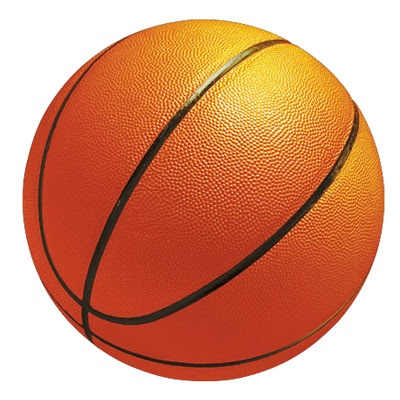
#> input picture Images/1/1.jpg, 400 x 400 px
$ python main.py   (Python 2 division)
#> lines starting #> are read from the running program, lines starting #| are printed output that depends on the picture
### modelSvm.py
import cv2
import csv
import numpy
import os
import sys
from quant import quantization
from getKeyPointFeatures import getKeyPointFeatures
from training import train
from prediction import predict
from sklearn.decomposition import PCA
from sklearn import preprocessing
from postProcessor import postProcess

def modelSvm(trainingImagePath,k):
#> called with trainingImagePath = './Images/1/1.jpg', k = 5
	t1 = cv2.getTickCount()
	trainingImage = cv2.imread(trainingImagePath)
#> trainingImage is the input picture: shape (400, 400, 3); mean B, G, R 117.6, 148.4, 214.3
	trainingImage = cv2.cvtColor(trainingImage,cv2.COLOR_BGR2LAB)
#> trainingImage: shape (400, 400, 3); mean of channels 0, 1, 2 174, 151.9, 157.5
	m,n,_ = trainingImage.shape
#> m = 400; n = 400
	print "Color Quantization : "
	#Preprocessing variable from image
	l = trainingImage[:,:,0]
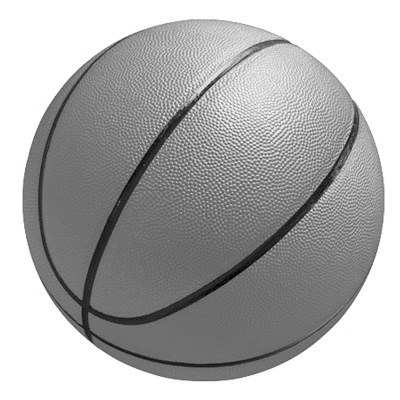
#> l: shape (400, 400); min 1, max 255, mean 174
	a = trainingImage[:,:,1]
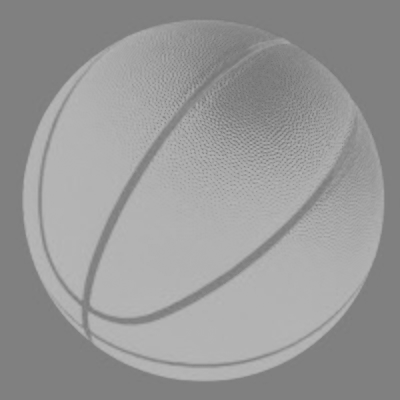
#> a: shape (400, 400); min 114, max 185, mean 151.9
	b = trainingImage[:,:,2]
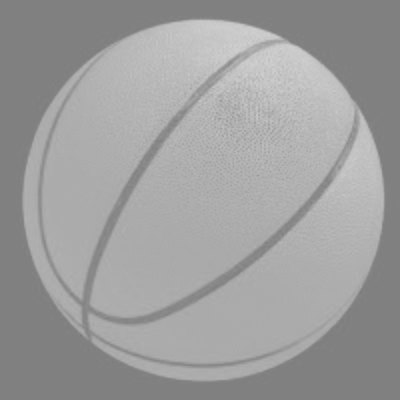
#> b: shape (400, 400); min 124, max 208, mean 157.5

	scaler = preprocessing.MinMaxScaler()
	pca = PCA(32)

	qab,centroid = quantization(a,b,k)
	print centroid
	# with open('./../temp/'+testCaseNumber+'/centroids', 'w') as csvfile:
	# 	writer = csv.writer(csvfile)
	# 	[writer.writerow(r) for r in centroid]

	t2 = cv2.getTickCount()
	t = (t2 - t1)/cv2.getTickFrequency()
	print "Time for quantization : ",t," seconds"

	print "Feature extraction : "
	feat,classes = getKeyPointFeatures(l,qab)
	print "Length of feature descriptor before PCA : ",len(feat[0])
	feat = scaler.fit_transform(feat)
	feat = pca.fit_transform(feat)
	print "Length of feature descriptor after PCA : ",len(feat[0])

	t3 = cv2.getTickCount()
	t = (t3 - t2)/cv2.getTickFrequency()
	print "Time for feature extraction : ",t," seconds"

	print "Training : "
	svm_classifier = train(feat,classes,k)
	t4 = cv2.getTickCount()
	t = (t4 - t3)/cv2.getTickFrequency()
	print "Time for training: ",t," seconds"

	return(centroid,svm_classifier,scaler,pca)

### quant.py
import cv2
import numpy
from scipy.cluster.vq import kmeans,vq
def quantization(a,b,k):
#> called with k = 5
	m,n = a.shape
#> m = 400; n = 400
	ab = numpy.squeeze(cv2.merge((a.flatten(),b.flatten())))
#> ab = 160000 pairs, first value 114 to 185, second value 124 to 208
#> (the run stopped early here; a loop or call above may not have finished)

$ run again, on Images/1/2.jpg
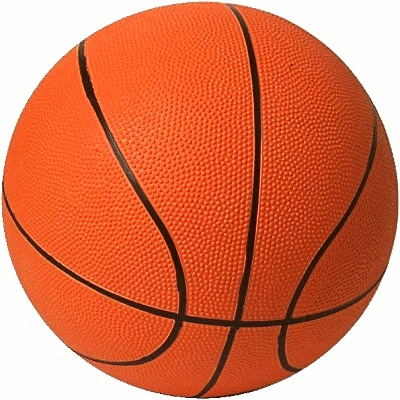
#> input picture Images/1/2.jpg, 400 x 400 px, given in place of 1.jpg, which was not available
#> in modelSvm, trainingImage is the input picture: shape (400, 400, 3); mean B, G, R 84.3, 117.8, 217.4
#> trainingImage: shape (400, 400, 3); mean of channels 0, 1, 2 156.8, 165.4, 166.2
#> in modelSvm, `l = trainingImage[:,:,0]`:
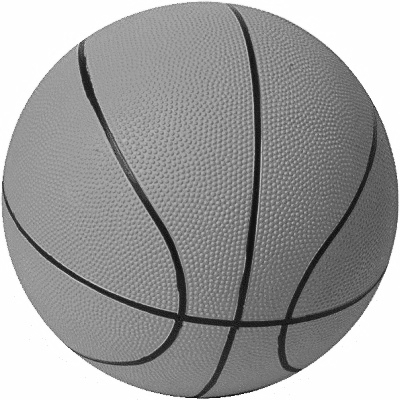
#> l: shape (400, 400); min 12, max 255, mean 156.8
#> in modelSvm, `a = trainingImage[:,:,1]`:
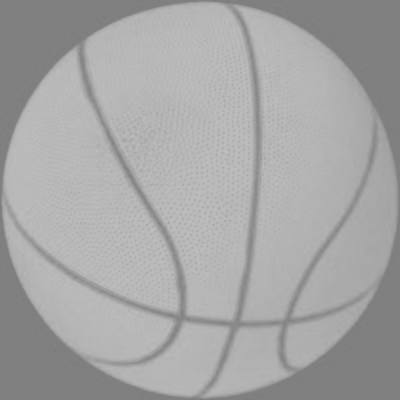
#> a: shape (400, 400); min 124, max 190, mean 165.4
#> ab = 160000 pairs, first value 124 to 190, second value 126 to 191
